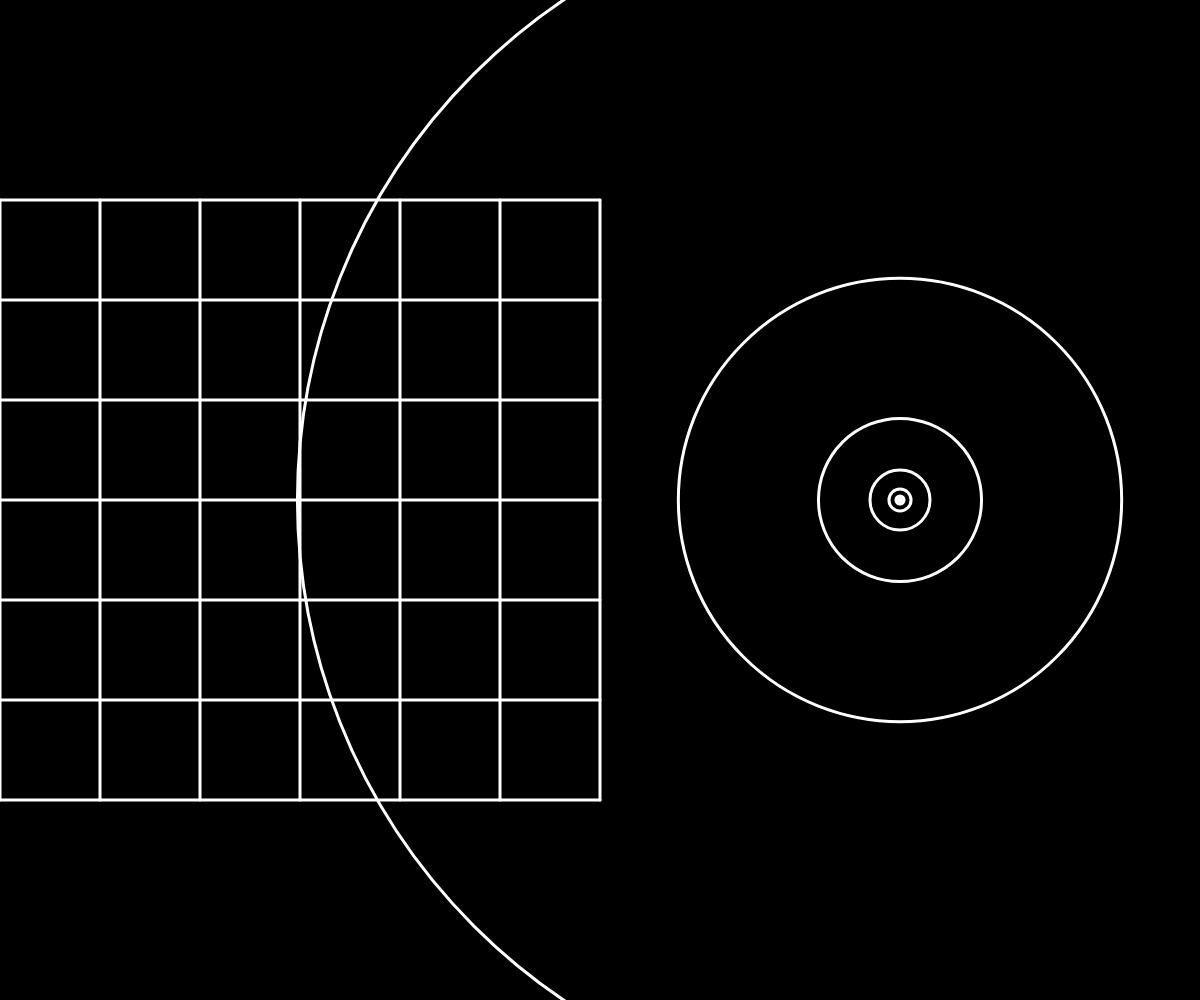
Frame 1 (no input)
Frame 60 (no input): identical to frame 1, image omitted
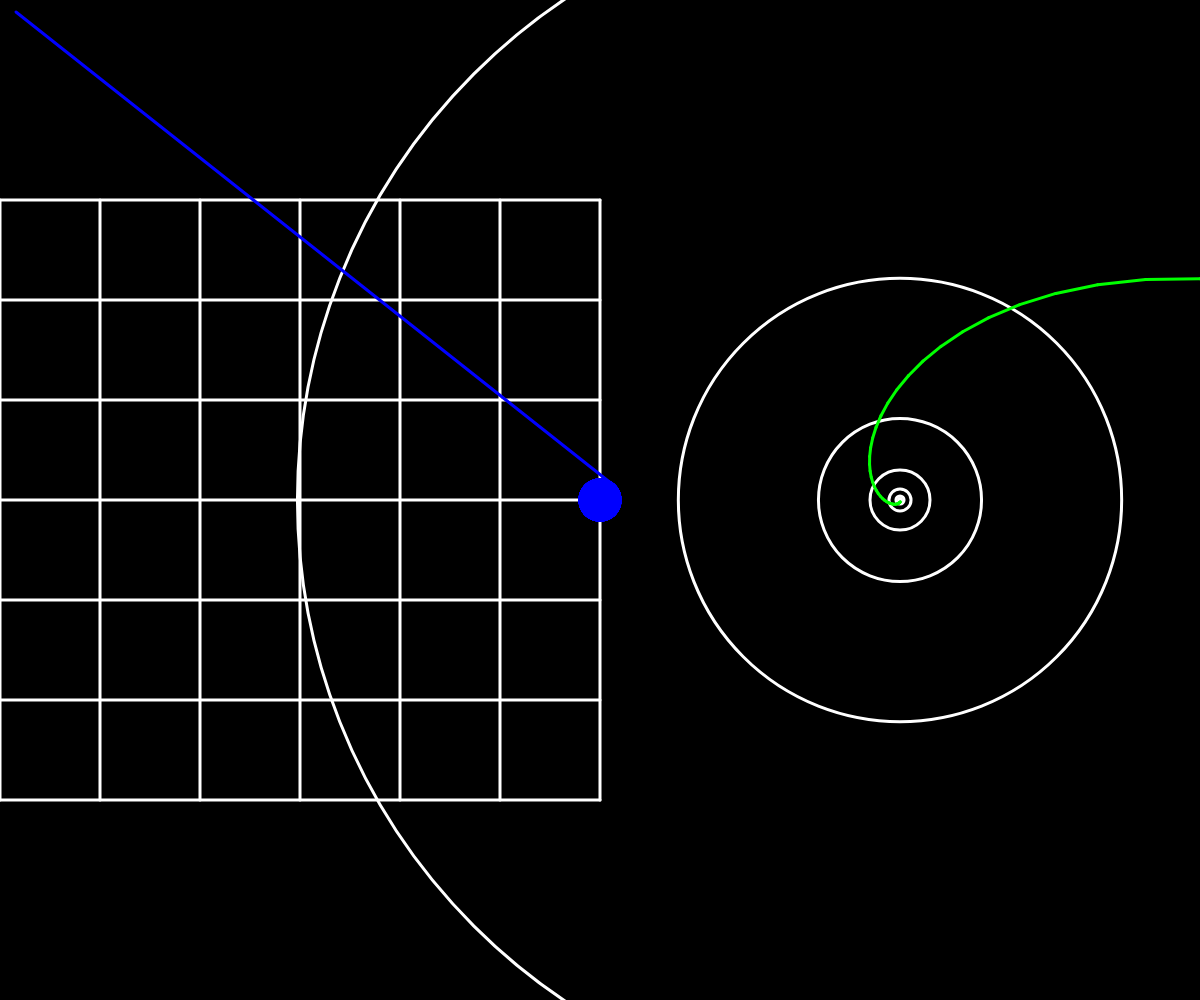
Frame 120 (the mouse pressed at the canvas centre since frame 60)

The p5.js sketch that drew these frames (run headless with seeded random() and noise() and a simulated clock; from frame 60 on, the mouse is pressed at the canvas centre):

// p5.js sketch
// ── sketch.js
let mx=0, my=0, pmx=0, pmy=0;

function setup() {
  createCanvas(windowWidth, windowHeight);
  background(0);
  drawGridLines(3);
}

let lastTheta = null;

function draw() {
  for(let asdf = 0; asdf<50; asdf++){
  pmx = mx;
  pmy = my;
  // mx = (mouseX-width*0.25)/100;
  // my = (mouseY-height*0.5)/100;
  let ang = random(0,2*PI);
  mx = (mouseX+20*cos(ang)-width*0.25)/100;
  my = (mouseY+20*sin(ang)-height*0.5)/100;

  if(mouseIsPressed){
    push();
    translate(width*0.25,height*0.5);
    scale(100);
    strokeWeight(0.03);
    stroke(0,0,255);
    line(pmx,pmy,mx,my);
    pop();
    
    let steps = 50;
    let pimx=0, pimy=0, imx=0, imy=0;
    for(let i = 0; i<steps; i++){
      pimx = imx;
      pimy = imy;
      imx = map(i,0,steps-1,pmx,mx);
      imy = map(i,0,steps-1,pmy,my);
      if(i>0){
        push();
        translate(width*0.75,height*0.5);
        scale(30);
        strokeWeight(0.1);
        stroke(0,255,0);
        let r = Math.exp(imx);
        let pr = Math.exp(pimx);
        line(pr*cos(pimy),pr*sin(pimy),r*cos(imy),r*sin(imy));
        pop();
      }
    }
  }

  if(keyIsPressed){
    let polar_mx = (mouseX - width * 0.75) / 30;
    let polar_my = (mouseY - height * 0.5) / 30;
    let polar_pmx = (pmouseX - width * 0.75) / 30;
    let polar_pmy = (pmouseY - height * 0.5) / 30;

    push();
    translate(width * 0.75, height * 0.5);
    scale(30);
    strokeWeight(0.1);
    stroke(0, 255, 0);
    line(polar_pmx, polar_pmy, polar_mx, polar_my);
    pop();

    let steps = 50;
    let pimx = 0, pimy = 0, imx = 0, imy = 0;
    
    for(let i = 0; i < steps; i++){
      pimx = imx;
      pimy = imy;
      
      let cur_polar_x = map(i, 0, steps - 1, polar_pmx, polar_mx);
      let cur_polar_y = map(i, 0, steps - 1, polar_pmy, polar_my);
      
      let r = Math.sqrt(cur_polar_x * cur_polar_x + cur_polar_y * cur_polar_y);
      let theta = Math.atan2(cur_polar_y, cur_polar_x);
      
      if (lastTheta !== null) {
        let diff = theta - lastTheta;
        if (diff > Math.PI) {
          theta -= 2 * Math.PI;
        } else if (diff < -Math.PI) {
          theta += 2 * Math.PI;
        }
      }
      lastTheta = theta;

      imx = Math.log(r);
      imy = theta;
      
      if(i > 0){
        push();
        translate(width * 0.25, height * 0.5);
        scale(100);
        strokeWeight(0.03);
        stroke(0, 0, 255);
        line(pimx, pimy, imx, imy);
        pop();
      }
    }
  } else {
    lastTheta = null;
  }
}
}

function drawGridLines(g){
  noFill();

  push();
  translate(width*0.25,height*0.5);
  scale(100);
  stroke(255);
  strokeWeight(0.03);
  for(let x = -g; x<=g; x++){
    line(x,-g,x,g); // vertical lines -> circles
  }
  for(let y = -g; y<=g; y++){
    line(-g,y,g,y); // horizontal lines -> radiating rays
  }
  pop();

  push();
  translate(width*0.75,height*0.5);
  scale(30);
  stroke(255);
  strokeWeight(0.1);
  for(let x = -g; x<=g; x++){
    let r = Math.exp(x);
    ellipse(0,0,2*r,2*r); // vertical lines -> circles
  }
  for(let y = -g; y<=g; y++){
    // line(-g,y,g,y); // horizontal lines -> radiating rays
  }
  pop();
}
